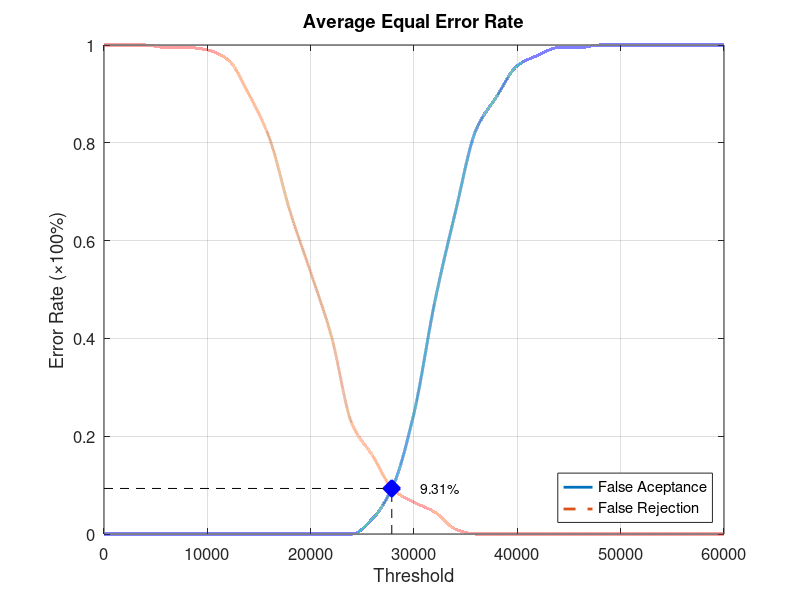
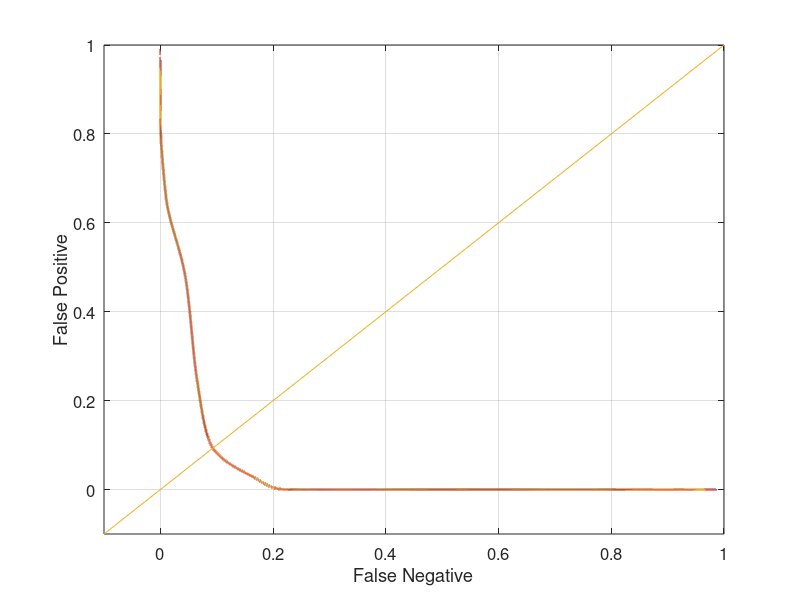

Write MATLAB code to recreate these figures, in order.
function yEER = Database3_1
close all;
clear;
clc;
x = 0:2000:60000;
xq = 0:0.5:60000;

y0 = [0 0 0 0 0 0 0 0 0 0 0 0 0 0.0315789 0.1 0.247368 0.473684 0.657895 0.826316 0.894737 0.957895 0.978947 0.994737 0.994737 1 1 1 1 1 1 1];
yy0 = interp1(x, y0, xq, 'pchip');
y1 = [1 1 1 0.995 0.995 0.99 0.97 0.9 0.81 0.66 0.535 0.405 0.225 0.16 0.09 0.065 0.045 0.01 0 0 0 0 0 0 0 0 0 0 0 0 0];
yy1 = interp1(x, y1, xq, 'pchip');

% Calculating EER: 
y2 = abs(y0 - y1);
find(y2 == min(y2))
yy2 = abs(yy0 - yy1);
xEER = find(yy2 == min(yy2));
xEERIndex = xq(xEER) % X-axis EER
yEER = yy0(xEER) % Y-axis EER

main = figure
plot(xq, yy0,'-','LineWidth', 2);	hold on
plot(xq, yy1,'--','LineWidth', 2);	hold on
plot([xEERIndex xEERIndex], [0 yEER], 'k--');	hold on
plot([0 xEERIndex], [yEER yEER], 'k--');	hold on
plot(xEERIndex, yEER, 'bx', 'LineWidth', 10);	hold on
text(xEERIndex + 10 * xEERIndex / 100, yEER, [num2str(round((10000 * yEER)) / 100) '%'])
legend('False Aceptance', 'False Rejection', 'Location', 'SouthEast')
xlabel('Threshold')
ylabel('Error Rate (\times100%)')
title('Average Equal Error Rate')
set(gca, 'FontSize', 12)
axis([0 60000 0 1])
grid on

print(main, 'Database3_1Main', '-dpng');
FNRxFPR = figure('Color', [1 1 1]);
plot(yy1, yy0, '-', yy1, yy0, 'LineWidth', 2);
hold on
y = -0.1:0.1:1
plot(y, y); 
set(gca, 'FontSize', 12)
xlabel('False Negative')
ylabel('False Positive')
axis([-0.1 1 -0.1 1])
set(gca, 'FontSize', 12)
grid on

print(FNRxFPR, 'Database3_1FNRxFPR','-dpng');
end
